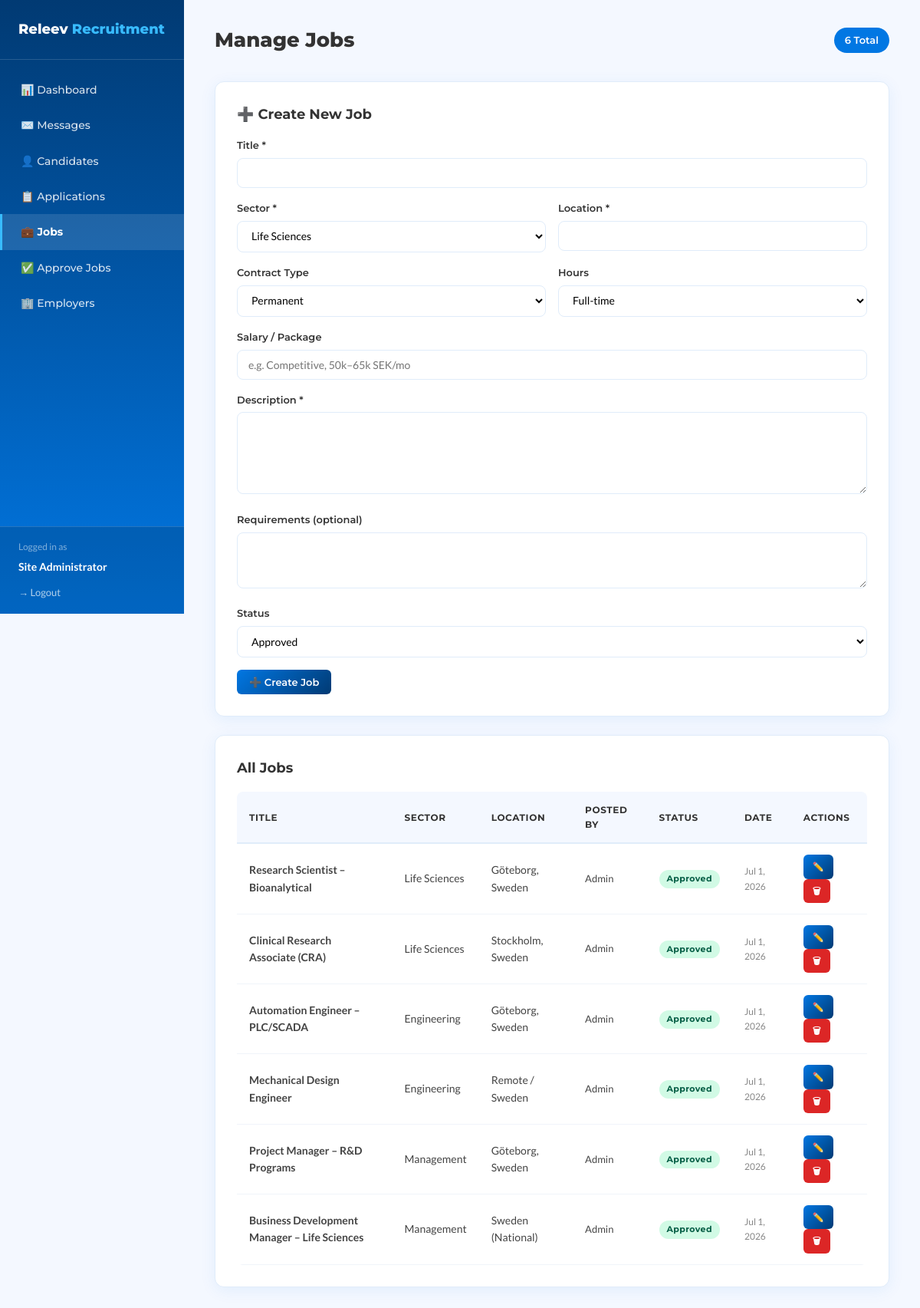
The page /admin/jobs.php (signed in) on the database its author committed.
### tables this page shows
CREATE TABLE jobs (
    id INT AUTO_INCREMENT PRIMARY KEY,
    employer_id INT DEFAULT NULL,
    posted_by ENUM('admin','employer') NOT NULL DEFAULT 'admin',
    title VARCHAR(200) NOT NULL,
    sector ENUM('Life Sciences','Engineering','Management') NOT NULL,
    location VARCHAR(150) NOT NULL,
    contract_type ENUM('Permanent','Contract','Temporary','Internship') DEFAULT 'Permanent',
    hours ENUM('Full-time','Part-time') DEFAULT 'Full-time',
    salary VARCHAR(150),
    description TEXT NOT NULL,
    requirements TEXT,
    status ENUM('pending','approved','rejected','closed') DEFAULT 'pending',
    rejection_reason TEXT,
    posted_at DATETIME DEFAULT CURRENT_TIMESTAMP,
    approved_at DATETIME DEFAULT NULL,
    INDEX idx_status (status),
    INDEX idx_sector (sector),
    FOREIGN KEY (employer_id) REFERENCES employers(id) ON DELETE SET NULL
);

### admin/jobs.php (the view, shortened to what this page needs)
<?php
$edit = null;
require __DIR__ . '/_layout-top.php';
$jobs = $pdo->query("SELECT j.*, e.company_name FROM jobs j LEFT JOIN employers e ON j.employer_id=e.id ORDER BY j.posted_at DESC")->fetchAll();
?>
<div class="main-header">
  <h2><?= $edit ? 'Edit Job' : 'Manage Jobs' ?></h2>
  <span class="badge"><?= count($jobs) ?> Total</span>
</div>
<div class="card">
  <h3><?= $edit ? '✏️ Edit Job' : '➕ Create New Job' ?></h3>
  <form method="POST">
    <div class="form-group">
      <label>Title *</label>
      <input type="text" name="title" required value="<?= htmlspecialchars($edit['title'] ?? '') ?>">
    </div>
    <div class="form-row">
      <div class="form-group">
        <label>Sector *</label>
        <select name="sector" required>
          <?php foreach (['Life Sciences','Engineering','Management'] as $s): ?>
            <option value="<?= $s ?>" <?= ($edit['sector'] ?? '')===$s?'selected':'' ?>><?= $s ?></option>
          <?php endforeach; ?>
        </select>
      </div>
      <div class="form-group">
        <label>Location *</label>
        <input type="text" name="location" required value="<?= htmlspecialchars($edit['location'] ?? '') ?>">
      </div>
    </div>
    <div class="form-row">
      <div class="form-group">
        <label>Contract Type</label>
        <select name="contract_type">
          <?php foreach (['Permanent','Contract','Temporary','Internship'] as $t): ?>
            <option value="<?= $t ?>" <?= ($edit['contract_type'] ?? 'Permanent')===$t?'selected':'' ?>><?= $t ?></option>
          <?php endforeach; ?>
        </select>
      </div>
      <div class="form-group">
        <label>Hours</label>
        <select name="hours">
          <option value="Full-time" <?= ($edit['hours'] ?? 'Full-time')==='Full-time'?'selected':'' ?>>Full-time</option>
        </select>
      </div>
    </div>
    <div class="form-group">
      <label>Salary / Package</label>
      <input type="text" name="salary" value="<?= htmlspecialchars($edit['salary'] ?? '') ?>" placeholder="e.g. Competitive, 50k–65k SEK/mo">
    </div>
    <div class="form-group">
      <label>Description *</label>
      <textarea name="description" rows="5" required><?= htmlspecialchars($edit['description'] ?? '') ?></textarea>
    </div>
    <div class="form-group">
      <label>Requirements (optional)</label>
      <textarea name="requirements" rows="3"><?= htmlspecialchars($edit['requirements'] ?? '') ?></textarea>
    </div>
    <div class="form-group">
      <label>Status</label>
      <select name="status">
        <?php foreach (['approved','pending','rejected','closed'] as $s): ?>
          <option value="<?= $s ?>" <?= ($edit['status'] ?? 'approved')===$s?'selected':'' ?>><?= ucfirst($s) ?></option>
        <?php endforeach; ?>
      </select>
    </div>
    <button type="submit" class="btn btn-primary"><?= $edit ? '💾 Update Job' : '➕ Create Job' ?></button>
  </form>
</div>
<div class="card">
  <h3>All Jobs</h3>
  <?php if ($jobs): ?>
  <table>
    <thead><tr><th>Title</th><th>Sector</th><th>Location</th><th>Posted By</th><th>Status</th><th>Date</th><th>Actions</th></tr></thead>
    <tbody>
      <?php foreach ($jobs as $j): ?>
      <tr>
        <td><strong><?= htmlspecialchars($j['title']) ?></strong></td>
        <td><?= htmlspecialchars($j['sector']) ?></td>
        <td><?= htmlspecialchars($j['location']) ?></td>
        <td style="font-size:13px;"><?= htmlspecialchars($j['company_name'] ?: ucfirst($j['posted_by'])) ?></td>
        <td><span class="pill pill-<?= $j['status'] ?>"><?= ucfirst($j['status']) ?></span></td>
        <td style="font-size:12px;color:#888;"><?= date('M j, Y', strtotime($j['posted_at'])) ?></td>
        <td>
          <a href="?edit=<?= $j['id'] ?>" class="btn btn-primary btn-sm">✏️</a>
          <a href="?delete=<?= $j['id'] ?>" class="btn btn-danger btn-sm" onclick="return confirm('Delete this job?')">🗑</a>
        </td>
      </tr>
      <?php endforeach; ?>
    </tbody>
  </table>
  <?php else: ?>
  <div class="empty"><div class="icon">💼</div>No jobs yet</div>
  <?php endif; ?>
</div>
<?php require __DIR__ . '/_layout-bottom.php'; ?>

### admin/_layout-top.php (shortened to what this page needs)
<?php
$current = basename($_SERVER['PHP_SELF']);
?>
<!DOCTYPE html>
<html lang="en">
<head>
</head>
<body>
<div class="layout">
<?php if (!empty($_SESSION['admin_id'])): ?>
<aside class="sidebar">
  <h1>Releev <span>Recruitment</span></h1>
  <nav>
    <a href="dashboard.php" class="<?= $current==='dashboard.php'?'active':'' ?>">📊 Dashboard</a>
    <a href="messages.php" class="<?= $current==='messages.php'?'active':'' ?>">✉️ Messages</a>
    <a href="candidates.php" class="<?= $current==='candidates.php'?'active':'' ?>">👤 Candidates</a>
    <a href="applications.php" class="<?= $current==='applications.php'?'active':'' ?>">📋 Applications</a>
    <a href="jobs.php" class="<?= $current==='jobs.php'?'active':'' ?>">💼 Jobs</a>
    <a href="approve-jobs.php" class="<?= $current==='approve-jobs.php'?'active':'' ?>">✅ Approve Jobs</a>
    <a href="employers.php" class="<?= $current==='employers.php'?'active':'' ?>">🏢 Employers</a>
  </nav>
  <div class="logout">
    <p style="font-size:12px;color:rgba(255,255,255,0.5);margin-bottom:6px;">Logged in as</p>
    <p style="font-weight:700;font-size:14px;color:#fff;margin-bottom:8px;"><?= htmlspecialchars($_SESSION['admin_name'] ?? 'Admin') ?></p>
    <a href="logout.php">→ Logout</a>
  </div>
</aside>
<?php endif; ?>
<main class="main">

### admin/_layout-bottom.php
</main>
</div>
</body>
</html>

### admin/_layout-top.php (style rules this page uses)
*,*::before,*::after { box-sizing:border-box;margin:0;padding:0 }
body { font-family:'Lato',sans-serif;background:#f4f8ff;color:#333;line-height:1.6 }
a { color:#0177E3;text-decoration:none }
.layout { display:flex;min-height:100vh }
.sidebar { width:240px;background:linear-gradient(180deg,#013A73,#0177E3);color:#fff;padding:24px 0;position:fixed;height:100vh;overflow-y:auto }
.sidebar h1 { font-family:'Montserrat',sans-serif;font-weight:800;font-size:18px;padding:0 24px 24px;border-bottom:1px solid rgba(255,255,255,0.15);margin-bottom:16px }
.sidebar h1 span { color:#38BBFF }
.sidebar nav a { display:flex;align-items:center;gap:10px;color:rgba(255,255,255,0.85);padding:12px 24px;font-family:'Montserrat',sans-serif;font-weight:500;font-size:14px;border-left:3px solid transparent;transition:all .2s }
.sidebar nav a.active { background:rgba(255,255,255,0.12);border-left-color:#38BBFF;color:#fff;font-weight:700 }
.sidebar .logout { position:absolute;bottom:0;left:0;right:0;padding:16px 24px;border-top:1px solid rgba(255,255,255,0.15);background:rgba(0,0,0,0.15) }
.sidebar .logout a { color:rgba(255,255,255,0.7);font-size:13px }
.main { flex:1;margin-left:240px;padding:32px 40px }
.main-header { display:flex;justify-content:space-between;align-items:center;margin-bottom:32px }
.main-header h2 { font-family:'Montserrat',sans-serif;font-weight:800;font-size:26px;color:#333 }
.main-header .badge { background:#0177E3;color:#fff;padding:6px 14px;border-radius:20px;font-size:13px;font-weight:600;font-family:'Montserrat',sans-serif }
.card { background:#fff;border-radius:12px;padding:28px;border:1px solid #e0ecfa;box-shadow:0 4px 20px rgba(1,119,227,0.08);margin-bottom:24px }
.card h3 { font-family:'Montserrat',sans-serif;font-weight:700;font-size:18px;margin-bottom:16px;color:#333 }
table { width:100%;border-collapse:collapse;background:#fff;border-radius:8px;overflow:hidden }
th { background:#f4f8ff;color:#333;padding:14px 16px;text-align:left;font-family:'Montserrat',sans-serif;font-weight:700;font-size:12px;letter-spacing:0.6px;text-transform:uppercase;border-bottom:2px solid #e0ecfa }
td { padding:14px 16px;border-bottom:1px solid #f0f4fa;font-size:14px;color:#444 }
.btn { display:inline-block;padding:8px 16px;border-radius:6px;font-family:'Montserrat',sans-serif;font-weight:600;font-size:13px;text-decoration:none;border:none;cursor:pointer;transition:all .2s }
.btn-primary { background:linear-gradient(135deg,#0177E3,#013A73);color:#fff }
.btn-danger { background:#dc2626;color:#fff }
.btn-sm { padding:6px 12px;font-size:12px }
.pill { display:inline-block;padding:3px 10px;border-radius:20px;font-size:11px;font-weight:700;font-family:'Montserrat',sans-serif;letter-spacing:0.4px }
.pill-approved { background:#d1fae5;color:#065f46 }
.form-group { margin-bottom:16px }
.form-group label { display:block;font-family:'Montserrat',sans-serif;font-weight:600;font-size:13px;color:#333;margin-bottom:6px }
.form-group input,.form-group textarea,.form-group select { width:100%;padding:10px 14px;border:1.5px solid #e0ecfa;border-radius:8px;font-family:'Lato',sans-serif;font-size:14px;background:#fff }
.form-row { display:grid;grid-template-columns:1fr 1fr;gap:16px }

### rows shown on the page
jobs: title "Research Scientist – Bioanalytical", sector "Life Sciences", location "Göteborg, Sweden", posted_by "Admin", status "Approved", posted_at "Jul 1, 2026"
jobs: title "Clinical Research Associate (CRA)", sector "Life Sciences", location "Stockholm, Sweden", posted_by "Admin", status "Approved", posted_at "Jul 1, 2026"
jobs: title "Automation Engineer – PLC/SCADA", sector "Engineering", location "Göteborg, Sweden", posted_by "Admin", status "Approved", posted_at "Jul 1, 2026"
jobs: title "Mechanical Design Engineer", sector "Engineering", location "Remote / Sweden", posted_by "Admin", status "Approved", posted_at "Jul 1, 2026"
jobs: title "Project Manager – R&D Programs", sector "Management", location "Göteborg, Sweden", posted_by "Admin", status "Approved", posted_at "Jul 1, 2026"
jobs: title "Business Development Manager – Life Sciences", sector "Management", location "Sweden (National)", posted_by "Admin", status "Approved", posted_at "Jul 1, 2026"

### other values the page prints
$_SESSION['admin_name'] "Site Administrator"
count($jobs) "6"
form field sector "Life Sciences"
form field contract_type "Permanent"
form field status "Approved"
